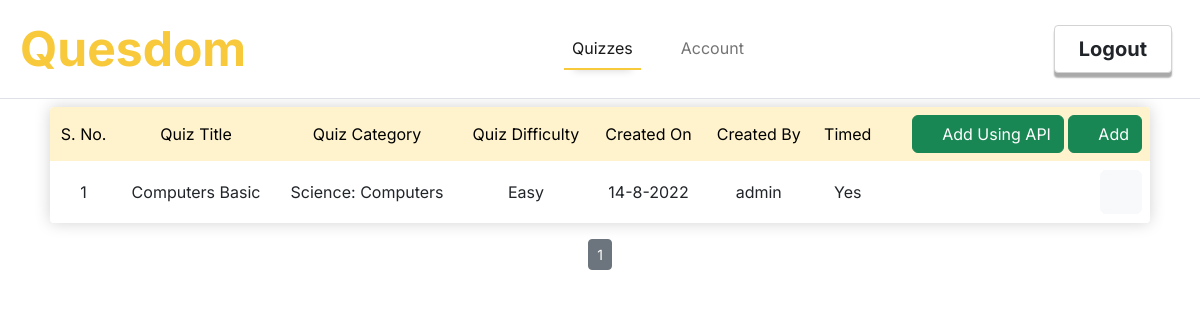
/admin/indexquiz (signed in), run on an earlier commit of the app's database.
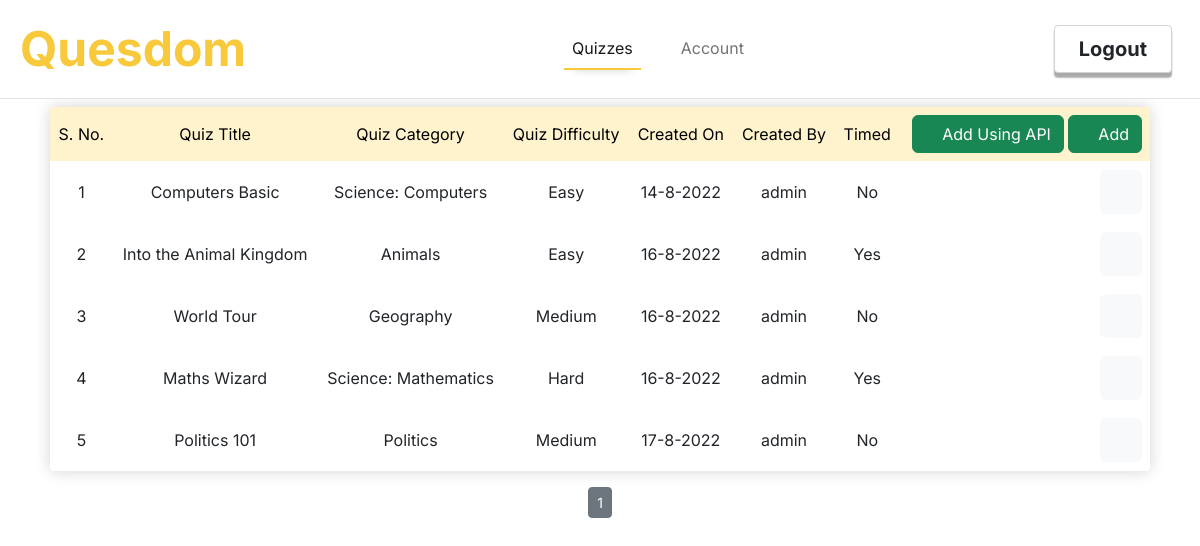
And on a later commit of the database.
### quesdom/models.py (models this page shows, shortened)
class Quizzes(db.Model):
    id = db.Column(db.Integer, primary_key = True)
    quiz_title = db.Column(db.String(30), nullable= False)
    quiz_description = db.Column(db.String(200), nullable=False)
    quiz_category = db.Column(db.String(20), nullable=False)
    quiz_difficulty = db.Column(db.String(10), nullable=False)
    timed = db.Column(db.Boolean, nullable = False)
    date_created = db.Column(db.DateTime, nullable=False, default=datetime.utcnow)
    author = db.Column(db.Integer, db.ForeignKey('users.id'), nullable=False)
    created_by = db.relationship('Users',backref='created_by',lazy=True)
    questions = db.relationship('Questions',backref='contains',cascade="all, delete-orphan",lazy=True)
    class_id = db.Column(db.Integer, db.ForeignKey('classrooms.id'), nullable=True)

class Users(db.Model, UserMixin):
    id = db.Column(db.Integer, primary_key = True)
    username = db.Column(db.String(30), unique=True, nullable= False)
    email = db.Column(db.String(50), unique=True,nullable=False)
    password = db.Column(db.String(60), nullable=False)
    role = db.Column(db.String(20), nullable=False)
    answers = db.relationship('Answers',backref='answers',lazy=True)
    quizzes = db.relationship('Quizzes',backref='quizzes',lazy=True)
    tr_id = db.Column(db.Integer, db.ForeignKey('teachers.id'), nullable = True)
    stu_id = db.Column(db.Integer, db.ForeignKey('students.id'), nullable = True)

### quesdom/routes.py (the view)
@app.route('/admin/indexquiz')
@login_required
def admin_indexquiz():
    if not (current_user.role == 'Admin'):
        flash('You are not authorized to access this page!',category='info')
        return redirect(url_for('home'))
    if Quizzes.query.filter_by(author=current_user.id).count() == 0:
        flash('No quizzes found, please add a quiz!','info')
    page = request.args.get('page',1,int)
    quizzes = Quizzes.query.filter_by(author=current_user.id).paginate(per_page = 5,page=page)
    return render_template('admin_indexquiz.html',title='All Quizzes',quizzes = quizzes)

### quesdom/models.py (called while the page is built)
@login_manager.user_loader
def load_user(user_id):
    return Users.query.get(int(user_id))

### quesdom/templates/admin_indexquiz.html (shortened to what this page needs)
{%extends "admin_layout.html"%}
{%block content%}
<div class="row overflow-auto p-4 p-md-2">
    <div class="col" >
        <table class="table bg-opacity-50 table-borderless bg-white mytable text-center rounded-1 overflow-hidden">
            <tr class="table-warning text-nowrap" valign="middle">
                <td>
                    S. No.
                </td>
                <td>
                    Quiz Title
                </td>
                <td>
                    Quiz Category
                </td>
                <td>
                    Quiz Difficulty
                </td>
                <td>
                    Created On
                </td>
                <td>
                    Created By
                </td>
                <td>
                    Timed
                </td>
                <td class="text-end">
                    <a class="btn btn-success" href="{{url_for('admin_createquizfromapi')}}"><i class="bi bi-plus-circle"></i> Add Using API</a>
                    <a class="btn btn-success" href="{{url_for('admin_createquiz')}}"><i class="bi bi-plus-circle"></i> Add</a>
                </td>
            </tr>
            {%for quiz in quizzes.items%}
                <tr valign="middle" >
                    <td>
                        {{loop.index+((quizzes.page-1)*quizzes.per_page)}}
                    </td>
                    <td>
                        {{quiz.quiz_title}}
                    </td>
                    <td>
                        {{quiz.quiz_category}}
                    </td>
                    <td>
                        {{quiz.quiz_difficulty}}
                    </td>
                    <td>
                        {{quiz.date_created.day}}-{{quiz.date_created.month}}-{{quiz.date_created.year}}
                    </td>
                    <td>
                        {{quiz.created_by.username}}
                    </td>
                    <td>
                        {% if quiz.timed %}
                        Yes
                        {% else %}
                        No
                        {% endif %}
                    </td>
                    <td class="text-nowrap text-end">
                        <a class="btn btn-link p-1 " href="{{url_for('admin_updatequiz',quiz_id=quiz.id)}}"><i class="bi bi-pencil-square fs-4"></i></a>
                        <a class="btn btn-link p-1 " href="{{url_for('admin_deletequiz')}}" data-bs-quizid = {{quiz.id}} data-bs-toggle="modal" data-bs-target="#deleteModal"><i class="text-danger fs-4 bi bi-trash3-fill fs-auto"></i></a>
                        <div class="dropstart d-inline">
                            <button class="dropdown-toggle-wo-arrow btn btn-light dropstart-toggle" type="button" data-bs-toggle="dropdown" aria-expanded="false">
                                <i class="fs-5 bi bi-three-dots"></i>
                            </button>
                          </div>
                    </td>
                </tr>
            {%endfor%}
        </table>
        <div class="page-links text-center">
            {% for page_num in quizzes.iter_pages() %}
            {% if page_num %}
                {% if quizzes.page == page_num %}
                    <a class="active btn btn-outline-secondary btn-sm" href="{{url_for('admin_indexquiz',page=page_num)}}">{{page_num}}</a>
                {% else %}
                    <a class="btn btn-outline-secondary btn-sm" href="{{url_for('admin_indexquiz',page=page_num)}}">{{page_num}}</a>
                {% endif %}
            {% else %}
                <span class="btn btn-outline-secondary btn-sm">...</span>
            {% endif %}
        {% endfor %}
        </div>
    </div>
</div>
{%endblock%}

What changed in the data, as far as the page shows it:
changed Quizzes "Computers Basic": timed "Yes" → "No"
added Quizzes: quiz_title "Into the Animal Kingdom", quiz_category "Animals", quiz_difficulty "Easy", date_created.day "16", date_created.month "8", date_created.year "2022", created_by.username "admin", timed "Yes"
added Quizzes: quiz_title "World Tour", quiz_category "Geography", quiz_difficulty "Medium", date_created.day "16", date_created.month "8", date_created.year "2022", created_by.username "admin", timed "No"
added Quizzes: quiz_title "Maths Wizard", quiz_category "Science: Mathematics", quiz_difficulty "Hard", date_created.day "16", date_created.month "8", date_created.year "2022", created_by.username "admin", timed "Yes"
added Quizzes: quiz_title "Politics 101", quiz_category "Politics", quiz_difficulty "Medium", date_created.day "17", date_created.month "8", date_created.year "2022", created_by.username "admin", timed "No"
